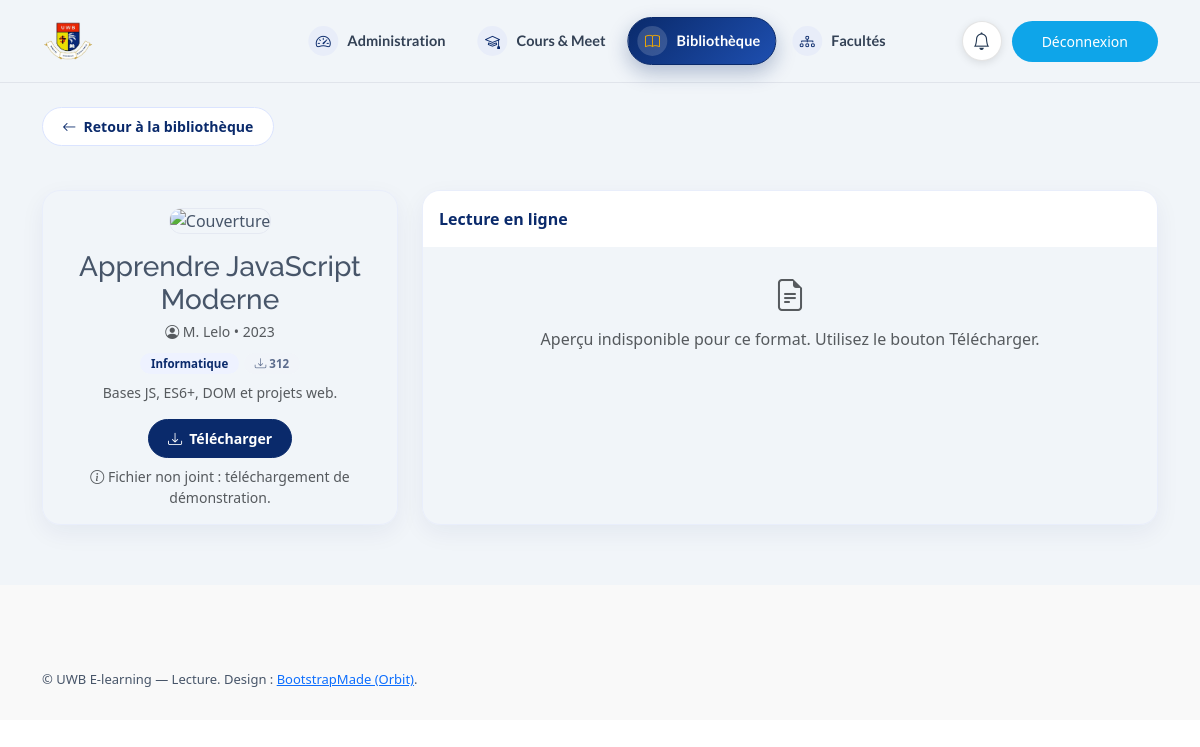
/etudiant/lecture.php?id=1 (signed in), run on the app's committed database.
### tables this page shows
CREATE TABLE `livres` (
  `id` int(11) NOT NULL AUTO_INCREMENT,
  `titre` varchar(255) NOT NULL,
  `auteur` varchar(150) NOT NULL DEFAULT '',
  `categorie` varchar(50) DEFAULT 'Informatique',
  `annee` int(11) DEFAULT 2024,
  `resume` text DEFAULT NULL,
  `mots` text DEFAULT NULL COMMENT 'mots-cles separes par virgule',
  `cover` varchar(500) DEFAULT '',
  `fichier` varchar(500) DEFAULT '',
  `telechargements` int(11) DEFAULT 0,
  `created_at` timestamp NULL DEFAULT current_timestamp(),
  `faculte` varchar(150) NOT NULL DEFAULT '—',
  PRIMARY KEY (`id`),
  FULLTEXT KEY `ft_livres` (`titre`,`auteur`,`resume`,`mots`)
);

### config/database.php (called while the page is built, shortened)
<?php
function db(): PDO {
    static $pdo = null;
    if ($pdo instanceof PDO) return $pdo;
    $dsn = 'mysql:host=' . DB_HOST . ';dbname=' . DB_NAME . ';charset=' . DB_CHARSET;
    $opt = [
        PDO::ATTR_ERRMODE            => PDO::ERRMODE_EXCEPTION,
        PDO::ATTR_DEFAULT_FETCH_MODE => PDO::FETCH_ASSOC,
        PDO::ATTR_EMULATE_PREPARES   => false,
    ];
    try {
        $pdo = new PDO($dsn, DB_USER, DB_PASS, $opt);
        return $pdo;
    } catch (PDOException $e1) {
        if (DB_USER !== 'uwb' && in_array($e1->getCode(), [1698, 1045, 2002, 0], true)) {
            try {
                $pdo = new PDO($dsn, 'uwb', 'Uwb_2026_Secure#42', $opt);
                return $pdo;
            } catch (PDOException $e2) {
                $e = $e1;
            }
        } else {
            $e = $e1;
        }
        $msg = $e->getMessage();
        $isAccessDenied = (stripos($msg, '1698') !== false || stripos($msg, '1045') !== false
            || stripos(strtolower($msg), 'access denied') !== false);
        http_response_code(500);
        die('<div style="font-family:sans-serif;max-width:680px;margin:40px auto;padding:24px;border:1px solid #eee;border-radius:16px">'
            . '<h2>Base de données inaccessible</h2>'
            . '<p><small>' . htmlspecialchars($msg, ENT_QUOTES, 'UTF-8') . '</small></p>'
            . ($isAccessDenied
                ? '<p><b>Cause :</b> MySQL Ubuntu utilise <code>auth_socket</code> : <code>root</code> sans mot de passe est refusé en TCP (erreur 1698).<br>'
                  . 'Créez un utilisateur dédié (1 commande à coller dans un terminal) :</p>'
                  . '<pre style="background:#f6f8fc;padding:12px;border-radius:8px;overflow:auto">sudo mysql -e "CREATE USER IF NOT EXISTS \'uwb\'@\'localhost\' IDENTIFIED BY \'Uwb_2026_Secure#42\'; '
                  . 'CREATE USER IF NOT EXISTS \'uwb\'@\'127.0.0.1\' IDENTIFIED BY \'Uwb_2026_Secure#42\'; '
                  . 'GRANT ALL PRIVILEGES ON `uwb_learn`.* TO \'uwb\'@\'localhost\'; '
                  . 'GRANT ALL PRIVILEGES ON `uwb_learn`.* TO \'uwb\'@\'127.0.0.1\'; FLUSH PRIVILEGES;"</pre>'
                  . '<p>Puis rechargez cette page (le site réessaie automatiquement avec <code>uwb</code>).<br>'
                  . 'Ensuite : <a href="install.php">install.php</a> pour créer les tables.</p>'
                : '<p>Créez la base puis importez <code>uwb_learn.sql</code> :</p>'
                  . '<pre>mysql -u root --default-character-set=utf8mb4 &lt; uwb_learn.sql</pre>')
            . '</div>');
    }
    return $pdo;
}
function base_url(): string {
    $p = $_SERVER['SCRIPT_NAME'] ?? '/index.php';
    if (preg_match('#/(admin|etudiant|prof)/#', $p)) return '../';
    return '';
}
function asset(string $path): string { return base_url() . ltrim($path, '/'); }
function e(?string $s): string { return htmlspecialchars((string)$s, ENT_QUOTES, 'UTF-8'); }

### includes/ia.php (called while the page is built, shortened)
<?php
function livre_cover(array $l): string {
    return asset('forms/portfolio-2.webp');
}

### etudiant/lecture.php (the view, shortened to what this page needs)
<?php
require_once __DIR__ . '/../includes/layout.php';
$id = (int)($_GET['id'] ?? 0);
$st = db()->prepare('SELECT * FROM livres WHERE id=?');
$st->execute([$id]);
$l = $st->fetch();
$abs = '';
$isPdf = $abs !== '' && strtolower(pathinfo($abs, PATHINFO_EXTENSION)) === 'pdf';
?>
<main class="main">
<section class="section pt-4"><div class="container" data-aos="fade-up">
<a href="bibliotheque.php" class="btn-simple mb-3"><i class="bi bi-arrow-left"></i> Retour à la bibliothèque</a>
<div class="row g-4 mt-1">
<div class="col-lg-4">
<div class="card-uwb h-100"><div class="p-3 text-center">
<img src="<?= e(livre_cover($l)) ?>" alt="Couverture" style="max-width:220px;width:100%;border-radius:12px;border:1px solid #e5e9f2">
<h3 class="mt-3 mb-1"><?= e($l['titre']) ?></h3>
<p class="text-muted small mb-2"><i class="bi bi-person-circle"></i> <?= e($l['auteur']) ?> • <?= (int)$l['annee'] ?></p>
<div class="mb-2"><span class="mini-badge"><?= e($l['categorie']) ?></span> <span class="mini-badge ghost"><i class="bi bi-download"></i> <?= (int)$l['telechargements'] ?></span></div>
<p class="small text-muted"><?= e($l['resume']) ?></p>
<div class="d-flex gap-2 justify-content-center flex-wrap">
<a class="btn-simple primary" href="../actions/livre.php?action=download&id=<?= (int)$l['id'] ?>"><i class="bi bi-download"></i> Télécharger<?= $isPdf ? ' le PDF' : '' ?></a>
</div>
<?php if (!$abs): ?><p class="small text-muted mt-2 mb-0"><i class="bi bi-info-circle"></i> Fichier non joint : téléchargement de démonstration.</p><?php endif; ?>
</div></div>
</div>
<div class="col-lg-8">
<div class="card-uwb h-100"><div class="card-header p-3"><strong><i class="bi bi-book-open"></i> Lecture en ligne</strong></div>
<div class="p-0">
<?php if ($isPdf): ?>
<iframe src="<?= e(asset($abs)) ?>" title="Lecture PDF" style="width:100%;height:70vh;border:0;border-radius:0 0 18px 18px" loading="lazy"></iframe>
<?php else: ?>
<div class="p-4 text-center text-muted"><i class="bi bi-file-earmark-text" style="font-size:2rem"></i><p class="mt-2 mb-0">Aperçu indisponible pour ce format. Utilisez le bouton Télécharger.</p></div>
<?php endif; ?>
</div></div>
</div>
</div>
</div></section>
</main>

### data on the page
livres: titre "Apprendre JavaScript Moderne", auteur "M. Lelo", annee "2023", categorie "Informatique", telechargements "312", resume "Bases JS, ES6+, DOM et projets web."

### other printed values
$label "Administration"
$label "Cours & Meet"
$label "Bibliothèque"
$label "Facultés"
$note "UWB E-learning — Lecture."
